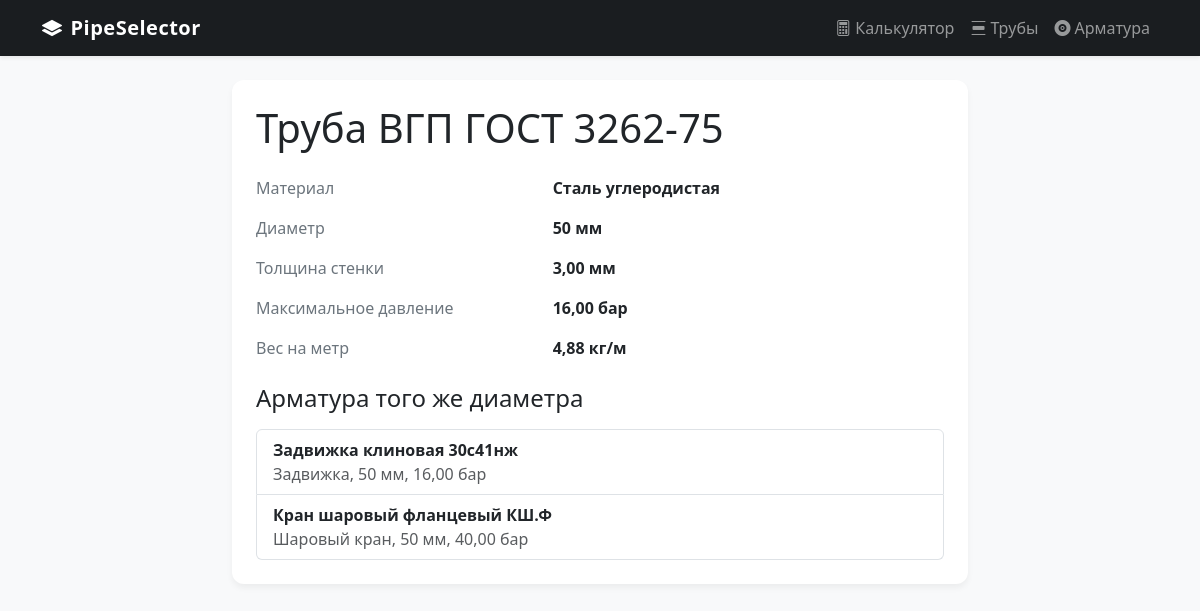
/pipe/4/, run on the app's committed database.
### catalog/models.py (models this page shows, shortened)
class Pipe(models.Model):
    name = models.CharField(max_length=200)
    material = models.CharField(max_length=100)
    diameter_mm = models.PositiveIntegerField()
    wall_thickness_mm = models.DecimalField(max_digits=6, decimal_places=2)
    max_pressure_bar = models.DecimalField(max_digits=8, decimal_places=2)
    weight_per_meter = models.DecimalField(max_digits=8, decimal_places=2)

class Valve(models.Model):
    name = models.CharField(max_length=200)
    valve_type = models.CharField(max_length=100)
    diameter_mm = models.PositiveIntegerField()
    max_pressure_bar = models.DecimalField(max_digits=8, decimal_places=2)
    weight = models.DecimalField(max_digits=8, decimal_places=2)

### catalog/views.py (the view)
# urls.py: path('pipe/<int:id>/', pipe_detail, name='pipe_detail'),
def pipe_detail(request, id):
    pipe = get_object_or_404(Pipe, id=id)
    valves = Valve.objects.filter(
        diameter_mm=pipe.diameter_mm,
        max_pressure_bar__gte=pipe.max_pressure_bar
    ).order_by('name')
    return render(request, 'catalog/pipe_detail.html', {'pipe': pipe, 'valves': valves})

### catalog/templates/catalog/pipe_detail.html
{% extends 'base.html' %}
{% block content %}
<div class="row justify-content-center">
    <div class="col-lg-8">
        <div class="card catalog-card">
            <div class="card-body p-4">
                <h1 class="section-title mb-4">{{ pipe.name }}</h1>
                <div class="row mb-3">
                    <div class="col-sm-5 property-label">Материал</div>
                    <div class="col-sm-7 property-value">{{ pipe.material }}</div>
                </div>
                <div class="row mb-3">
                    <div class="col-sm-5 property-label">Диаметр</div>
                    <div class="col-sm-7 property-value">{{ pipe.diameter_mm }} мм</div>
                </div>
                <div class="row mb-3">
                    <div class="col-sm-5 property-label">Толщина стенки</div>
                    <div class="col-sm-7 property-value">{{ pipe.wall_thickness_mm }} мм</div>
                </div>
                <div class="row mb-3">
                    <div class="col-sm-5 property-label">Максимальное давление</div>
                    <div class="col-sm-7 property-value">{{ pipe.max_pressure_bar }} бар</div>
                </div>
                <div class="row mb-4">
                    <div class="col-sm-5 property-label">Вес на метр</div>
                    <div class="col-sm-7 property-value">{{ pipe.weight_per_meter }} кг/м</div>
                </div>
                <h4 class="mb-3">Арматура того же диаметра</h4>
                {% if valves %}
                    <div class="list-group">
                        {% for valve in valves %}
                            <a href="{% url 'valve_detail' valve.id %}" class="list-group-item list-group-item-action">
                                <strong>{{ valve.name }}</strong><br>
                                <span class="text-muted">{{ valve.valve_type }}, {{ valve.diameter_mm }} мм, {{ valve.max_pressure_bar }} бар</span>
                            </a>
                        {% endfor %}
                    </div>
                {% else %}
                    <p class="text-muted mb-0">Подходящая арматура отсутствует.</p>
                {% endif %}
            </div>
        </div>
    </div>
</div>
{% endblock %}

### catalog/templates/base.html (style rules this page uses)
body { background-color: #f8f9fa; font-family: system-ui, -apple-system, sans-serif; }
.catalog-card { border: none; border-radius: 12px; transition: transform 0.2s, box-shadow 0.2s; box-shadow: 0 4px 6px rgba(0,0,0,0.05); height: 100%; }
.property-label { color: #6c757d; display: flex; align-items: center; gap: 0.5rem; }
.property-value { font-weight: 600; color: #212529; }

### data on the page
Pipe: name "Труба ВГП ГОСТ 3262-75", material "Сталь углеродистая", diameter_mm "50", wall_thickness_mm "3,00", max_pressure_bar "16,00", weight_per_meter "4,88"
Valve: name "Задвижка клиновая 30с41нж", valve_type "Задвижка", diameter_mm "50", max_pressure_bar "16,00"
Valve: name "Кран шаровый фланцевый КШ.Ф", valve_type "Шаровый кран", diameter_mm "50", max_pressure_bar "40,00"
